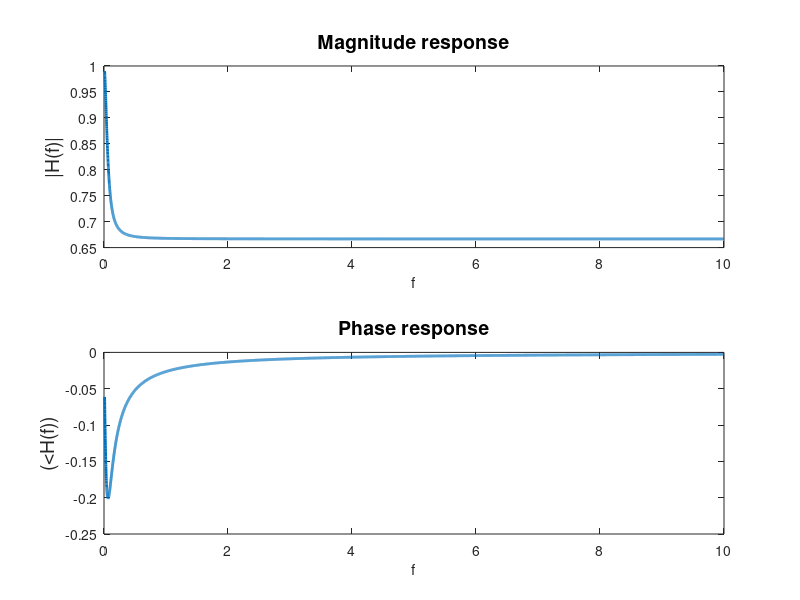
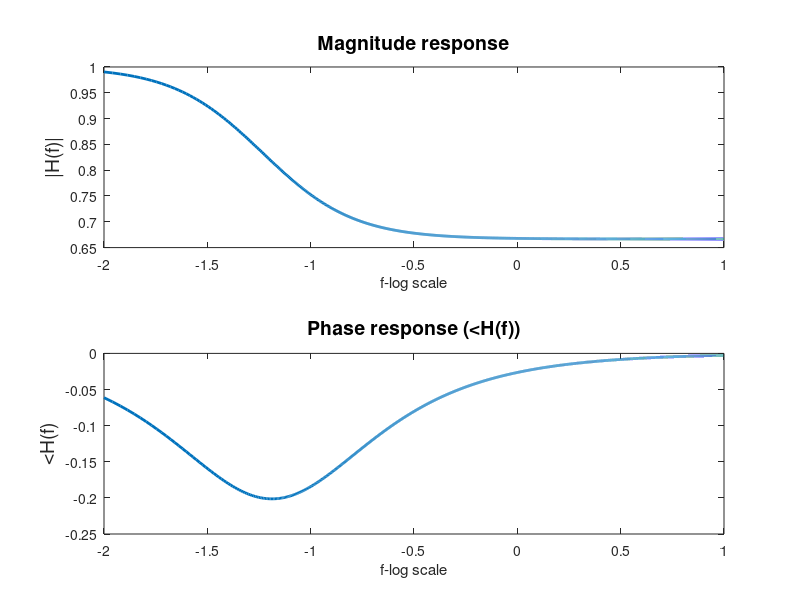
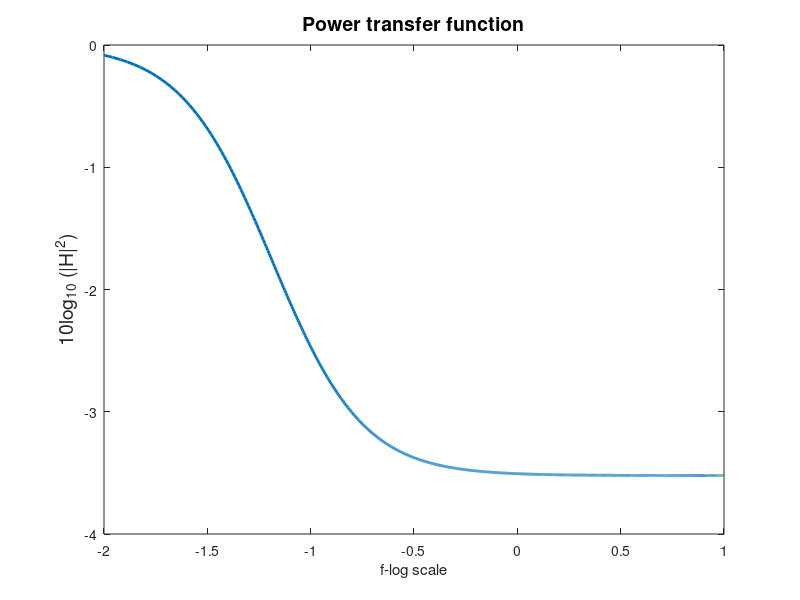
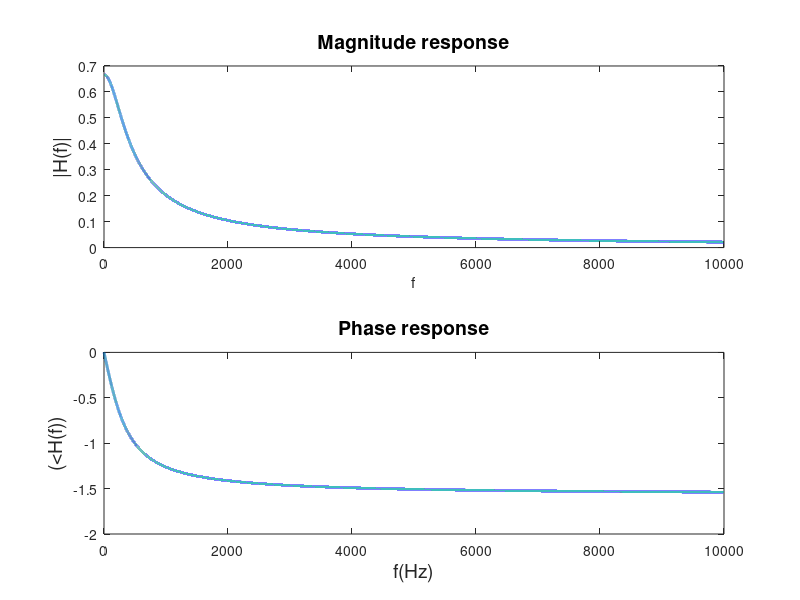

These figures' MATLAB source, in order:
%Question 3

f = 0.01:0.001:10;
H = (1 + j * 4 * pi * f) ./ (1 + j * 6 * pi * f);

%Power transfer function
G = H .* conj(H);


figure(1)
subplot(211);
plot(f, abs(H),'LineWidth',2);
title('Magnitude response','FontSize',14);
xlabel('f');
ylabel('|H(f)|','FontSize',14);

subplot(212);
plot(f, angle(H),'LineWidth',2);
xlabel('f');
ylabel('(<H(f))','FontSize',14);
title('Phase response','FontSize',14)



figure(2)
subplot(211);
plot(log10(f), abs(H),'LineWidth',2);
title('Magnitude response','FontSize',14)
xlabel('f-log scale');
ylabel('|H(f)|','FontSize',14);

subplot(212);
plot(log10(f), angle(H),'LineWidth',2);
title('Phase response (<H(f))','FontSize',14)
xlabel('f-log scale');
ylabel('<H(f)','FontSize',14);


figure(3)
plot(log10(f), 10*log10(G),'LineWidth',2);
title('Power transfer function','FontSize',14)
xlabel('f-log scale');
ylabel('10log_{10} (|H|^2)','FontSize',14);



%Question 6
f = 0.01:0.1:10000;
R1 = 7500;
R2 = 15000;
C = 1.0e-7;


H = R2 ./ ((R1 + R2) + j*2*pi*f*R1*R2*C);

figure(4)
subplot(211);
plot(f, abs(H),'LineWidth',2);
title('Magnitude response','FontSize',14);
xlabel('f');
ylabel('|H(f)|','FontSize',14);

subplot(212);
plot(f, angle(H),'LineWidth',2);
xlabel('f(Hz)','FontSize',14);
ylabel('(<H(f))','FontSize',14);
title('Phase response','FontSize',14)



figure(5)
subplot(211);
plot(log10(f), abs(H),'LineWidth',2);
title('Magnitude response','FontSize',14)
xlabel('f(Hz)-log scale','FontSize',14)
ylabel('|H(f)|','FontSize',14);

subplot(212);
plot(log10(f), angle(H),'LineWidth',2);
title('Phase response (<H(f))','FontSize',14)
xlabel('f-log scale','FontSize',14)
ylabel('<H(f)','FontSize',14);




